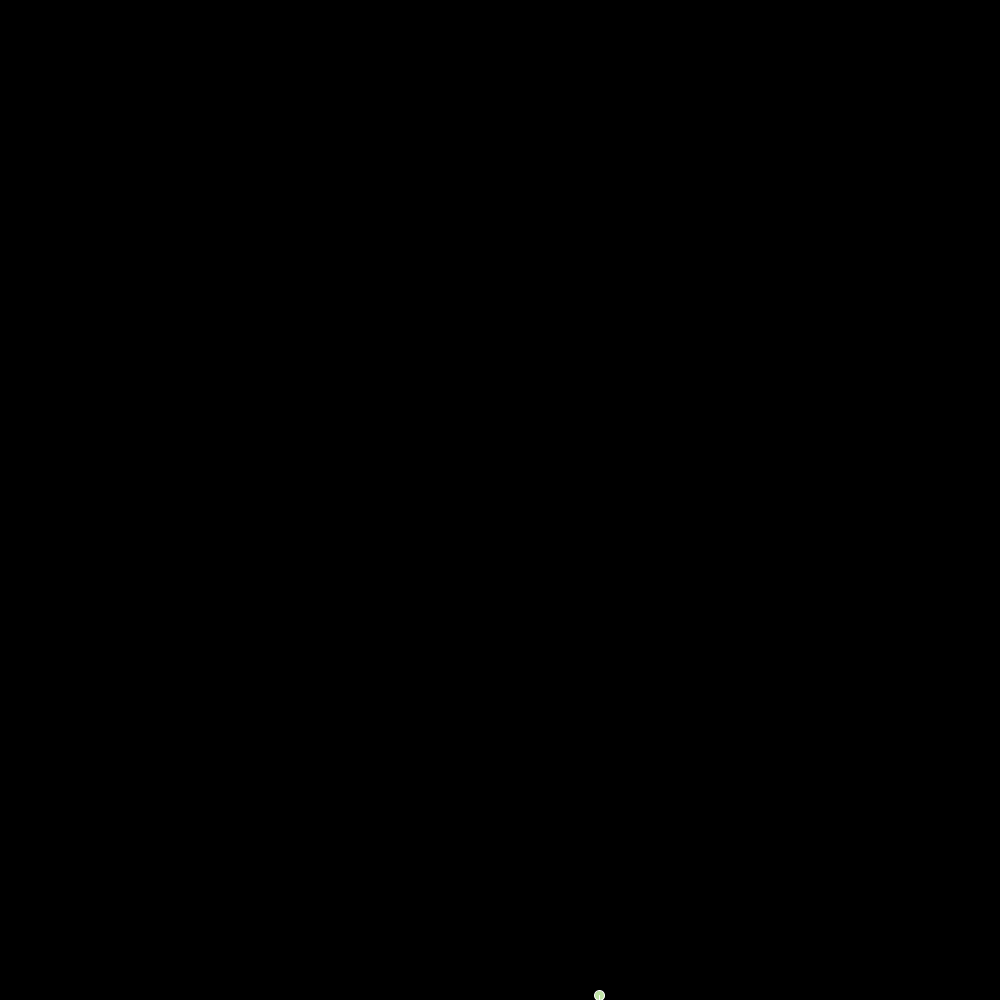
Frame 1 (no input)
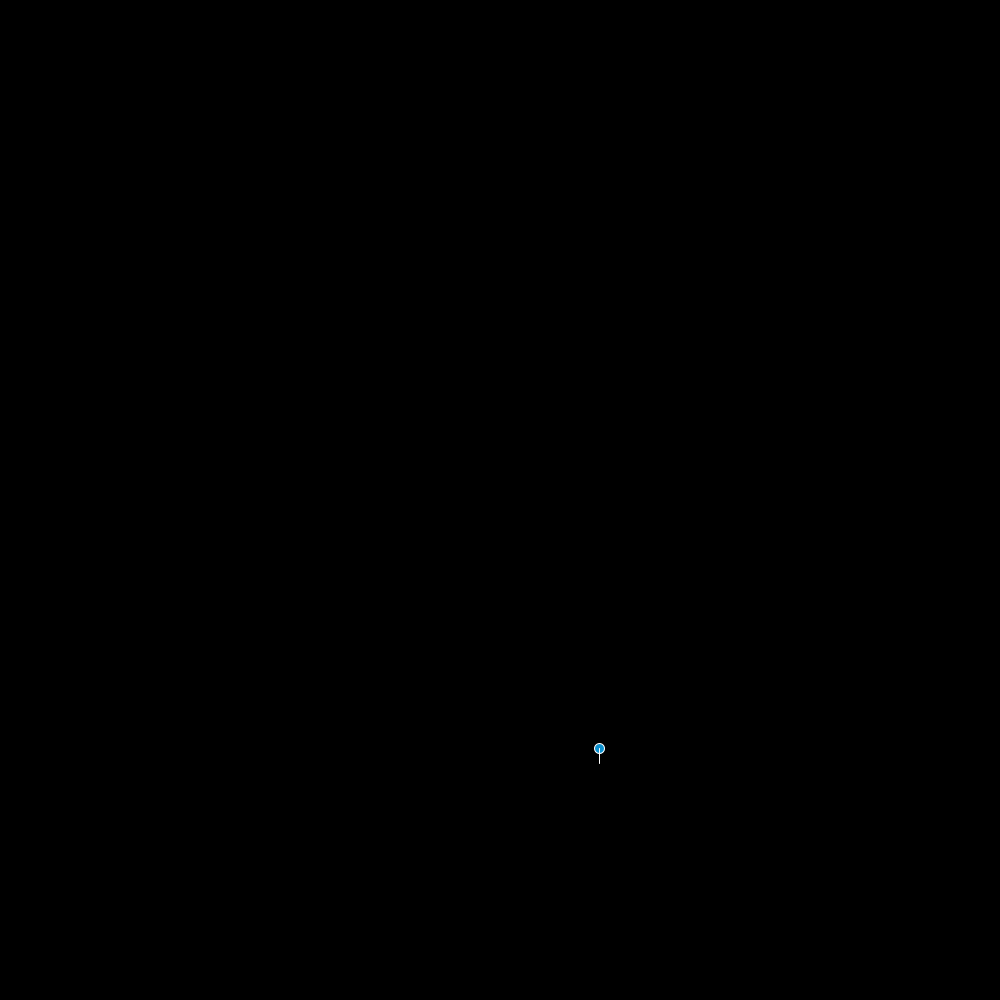
Frame 60 (the mouse pressed at the canvas centre just before this capture)
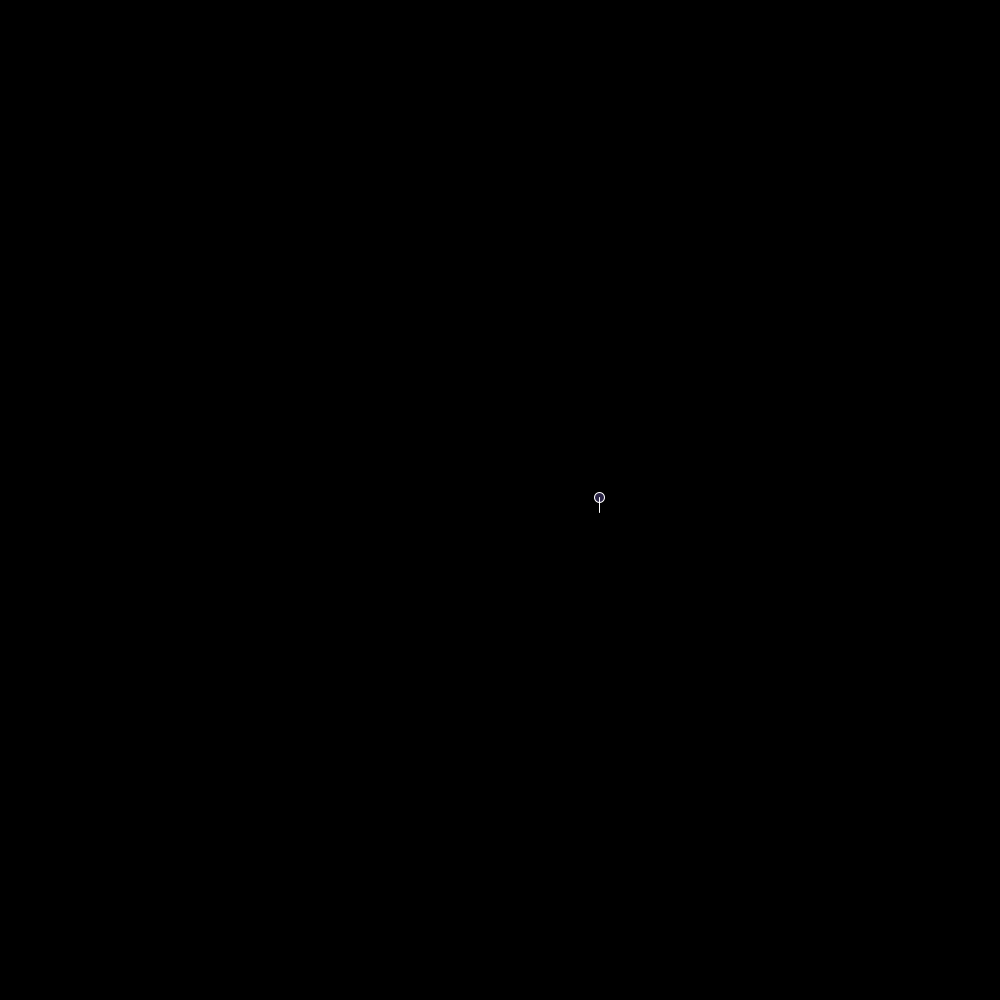
Frame 120 (the mouse held since frame 60 and released just before this capture)

The Processing sketch that drew these frames (run headless with seeded random() and noise(); from frame 60 on, the mouse is pressed at the canvas centre):

// Processing sketch: fireworks_exibition
// ── fireworks_exibition.pde
/* Ezenwelu Valentine
 Fireworks exibition*/
 // variable declearation
float fireworksX;//x cordinate of firework
float fireworksY;// y cordinate of firework
float oldfireworksX;// old firework x cordinate
float oldfireworksY;// oild fireworkY cordinate
float fireworksYSpeed;// speed of fire work
float targetX;// taget of fire work x cordinate
float targetY;// target of fire work y cordinate 
float explosion;// explosion 
 
int numLines;// number of lines
int duration;// explosion duration
boolean fireworkLaunched;// launch of fire works
boolean fireworkExplosion;// explosion of fireworks
boolean fireworkVanish;// vanishing of fireworks
color lineColors;//colour of lines
color explosionColor;// colour of explosion 

void setup() {
  size(1000, 1000);// canvas
  fireworkReleased();// realeased function
}

void draw() {
  background(0);// black
    fireWorkLaunching();// lunch function
    fireworkExplosion();// explosion function
     vanishingFirework();// vanishing function
    
 
}
// relasing the firework from the bottom of the canvas tio the top 
void fireworkReleased() {// realeased function
  fireworksX = oldfireworksX = random(50, width-100);
  fireworksY = oldfireworksY = height;
  targetX = random(width);// width is at random
  targetY = random(0,height/4);
  fireworksYSpeed = random(3,8);
  numLines = int(random(6, 15));
  duration = int(random(width/18,width / 4));
  for (int i = 0; i < numLines; i++) {
    lineColors = color(random(255), random(255), random(255));// random colour
  }
  fireworkLaunched = true;
  fireworkExplosion = false;
  fireworkVanish = false;
}
//causing the fire works to release
void releasedAct() {
  oldfireworksX = fireworksX;
  oldfireworksY = fireworksY;
  if (fireworksY > targetY) {
    fireworksY -= fireworksYSpeed;
  } else {
    explodeFirework();
  }
}
// fire works explosion function
void explodeFirework() {
  explosion = 0;
  fireworkLaunched = false;
  fireworkExplosion = true;
  fireworkVanish = false;
  explosionColor = lineColors; 
}
// causing the fireworks to explode
void explosionAct() {
  if (explosion < duration) {
    explosion += 1;
  } else {
    vanishFirework();
  }
}
// firework vanishing function
void vanishFirework() {
  fireworkLaunched = false;
  fireworkExplosion = false;
  fireworkVanish = true;
}
// launch function for fireworks
 void fireWorkLaunching(){
 if (fireworkLaunched) {
    releasedAct();
    strokeWeight(1);
    stroke(255);

    fill(random(255), random(255), random(255));
    ellipse(fireworksX, fireworksY, 10, 10);
    line(fireworksX, fireworksY, fireworksX, fireworksY + 15);
  }
}
// function for fireworks explosion
void fireworkExplosion(){
  if (fireworkExplosion) {
    explosionAct();
    strokeWeight(4);
    stroke(explosionColor);
    for (int i = 0; i < numLines; i++) {
      float angle = i * TWO_PI / numLines;
      float lineX = fireworksX + cos(angle) * explosion;
      float lineY = fireworksY + sin(angle) * explosion;
      float lineX2 = fireworksX + cos(angle) * explosion*1/2;
      float lineY2 = fireworksY + sin(angle) * explosion*1/2;
      line(lineX, lineY, lineX2,lineY2);
    }
  }
} 
 //function for fireworks vanishing
  void vanishingFirework(){
  if ((!fireworkLaunched) && (!fireworkExplosion) && (fireworkVanish)) {
   
  }

  if ((!fireworkLaunched) && (!fireworkExplosion) && (fireworkVanish)) {
    fireworkReleased();
  }
 }
